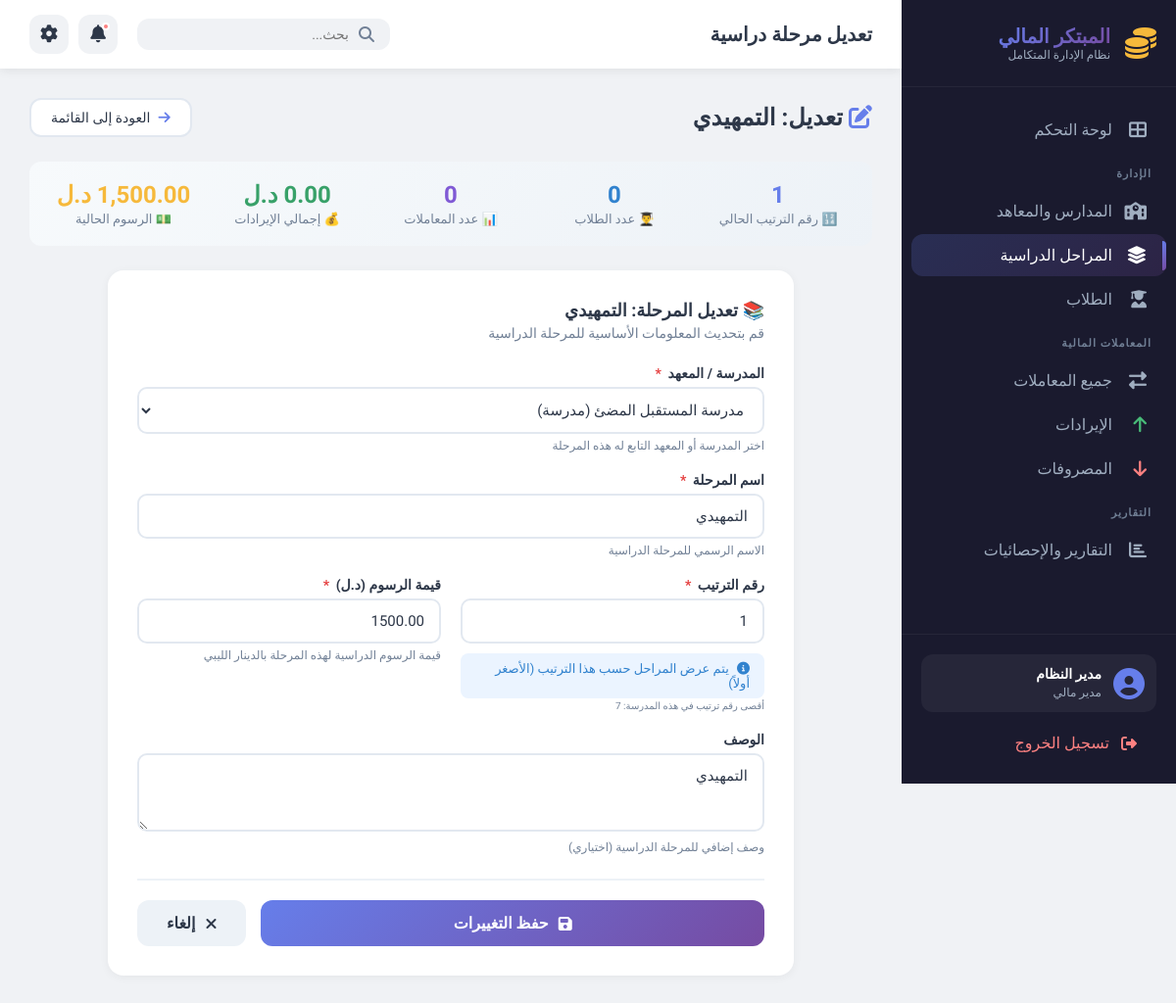
/modules/stages/edit.php?id=10, run on the app's committed database.
### tables this page shows
CREATE TABLE `stages` (
  `id` int(11) NOT NULL,
  `school_id` int(11) DEFAULT NULL,
  `name` varchar(50) NOT NULL,
  `order_number` int(11) DEFAULT 0,
  `fee_amount` decimal(10,2) NOT NULL DEFAULT 0.00,
  `description` text DEFAULT NULL,
  `created_at` timestamp NOT NULL DEFAULT current_timestamp()
);

CREATE TABLE `schools` (
  `id` int(11) NOT NULL,
  `name` varchar(100) NOT NULL,
  `type` enum('school','institute') NOT NULL,
  `address` text DEFAULT NULL,
  `phone` varchar(20) DEFAULT NULL,
  `email` varchar(100) DEFAULT NULL,
  `created_at` timestamp NOT NULL DEFAULT current_timestamp()
);

### includes/functions.php (called while the page is built, shortened)
<?php
function formatLibyanCurrency($amount) {
    $amount = floatval($amount);
    return number_format($amount, 2, '.', ',') . ' د.ل';
}
function currencySymbol() {
    return 'د.ل';
}
function getSchools() {
    global $pdo;
    $stmt = $pdo->query("SELECT * FROM schools ORDER BY name");
    return $stmt->fetchAll();
}
?>

### modules/stages/edit.php (the view, shortened to what this page needs)
<?php
require_once '../../config/database.php';
require_once '../../includes/functions.php';
$school_id_filter = isset($_SESSION['stages_school_filter']) ? $_SESSION['stages_school_filter'] : null;
$id = (int)$_GET['id'];
$stmt = $pdo->prepare("SELECT s.*, sc.name as school_name FROM stages s
                       JOIN schools sc ON s.school_id = sc.id
                       WHERE s.id = ?");
$stmt->execute([$id]);
$stage = $stmt->fetch();
$schools = getSchools();
$stmt = $pdo->prepare("SELECT COUNT(*) FROM students WHERE current_stage_id = ?");
$stmt->execute([$id]);
$student_count = $stmt->fetchColumn();
$stmt = $pdo->prepare("SELECT COUNT(*) FROM transactions WHERE stage_id = ?");
$stmt->execute([$id]);
$transaction_count = $stmt->fetchColumn();
$stmt = $pdo->prepare("SELECT SUM(amount) FROM transactions WHERE stage_id = ? AND type = 'income' AND status = 'paid'");
$stmt->execute([$id]);
$total_income = $stmt->fetchColumn() ?: 0;
$stmt = $pdo->prepare("SELECT MAX(order_number) FROM stages WHERE school_id = ?");
$stmt->execute([$stage['school_id']]);
$max_order = $stmt->fetchColumn() ?: 0;
$current_order = $stage['order_number'] ?? 0;
?>
<!DOCTYPE html>
<html lang="ar" dir="rtl">
<head>
    <link rel="stylesheet" href="../../assets/css/dashboard.css">
    <link rel="stylesheet" href="https://cdnjs.cloudflare.com/ajax/libs/font-awesome/6.5.0/css/all.min.css">
</head>
<body>
    <div class="dashboard-wrapper">
        <aside class="sidebar">
            <div class="sidebar-header">
                <div class="logo-container">
                    <i class="fas fa-coins logo-icon"></i>
                    <div class="logo-text">
                        <h2>المبتكر المالي</h2>
                        <span>نظام الإدارة المتكامل</span>
                    </div>
                </div>
            </div>
            <nav class="sidebar-nav">
                <ul>
                    <li class="nav-item">
                        <a href="../../index.php">
                            <i class="fas fa-th-large"></i>
                            <span>لوحة التحكم</span>
                        </a>
                    </li>
                    <li class="nav-section">الإدارة</li>
                    <li class="nav-item">
                        <a href="../schools/index.php">
                            <i class="fas fa-school"></i>
                            <span>المدارس والمعاهد</span>
                        </a>
                    </li>
                    <li class="nav-item active">
                        <a href="index.php<?php echo $school_id_filter ? '?school_id=' . $school_id_filter : ''; ?>">
                            <i class="fas fa-layer-group"></i>
                            <span>المراحل الدراسية</span>
                        </a>
                    </li>
                    <li class="nav-item">
                        <a href="../students/index.php<?php echo $school_id_filter ? '?school_id=' . $school_id_filter : ''; ?>">
                            <i class="fas fa-user-graduate"></i>
                            <span>الطلاب</span>
                        </a>
                    </li>
                    <li class="nav-section">المعاملات المالية</li>
                    <li class="nav-item">
                        <a href="../transactions/index.php">
                            <i class="fas fa-exchange-alt"></i>
                            <span>جميع المعاملات</span>
                        </a>
                    </li>
                    <li class="nav-item">
                        <a href="../transactions/income.php">
                            <i class="fas fa-arrow-up text-success"></i>
                            <span>الإيرادات</span>
                        </a>
                    </li>
                    <li class="nav-item">
                        <a href="../transactions/expense.php">
                            <i class="fas fa-arrow-down text-danger"></i>
                            <span>المصروفات</span>
                        </a>
                    </li>
                    <li class="nav-section">التقارير</li>
                    <li class="nav-item">
                        <a href="../reports/index.php">
                            <i class="fas fa-chart-bar"></i>
                            <span>التقارير والإحصائيات</span>
                        </a>
                    </li>
                </ul>
            </nav>
            <div class="sidebar-footer">
                <div class="user-info">
                    <i class="fas fa-user-circle"></i>
                    <div>
                        <span class="user-name">مدير النظام</span>
                        <span class="user-role">مدير مالي</span>
                    </div>
                </div>
                <a href="#" class="logout-btn">
                    <i class="fas fa-sign-out-alt"></i>
                    <span>تسجيل الخروج</span>
                </a>
            </div>
        </aside>
        <main class="main-content">
            <header class="top-header">
                <div class="header-left">
                    <h1>تعديل مرحلة دراسية</h1>
                </div>
                <div class="header-right">
                    <div class="search-box">
                        <i class="fas fa-search"></i>
                        <input type="text" placeholder="بحث..." id="searchInput">
                    </div>
                    <div class="header-actions">
                        <button class="icon-btn" title="الإشعارات">
                            <i class="fas fa-bell"></i>
                            <span class="notification-dot"></span>
                        </button>
                        <button class="icon-btn" title="الإعدادات">
                            <i class="fas fa-cog"></i>
                        </button>
                    </div>
                </div>
            </header>
            <div class="content-area">
                <div class="page-header">
                    <h2>
                        <i class="fas fa-edit" style="color: #667eea;"></i>
                        تعديل: <?php echo htmlspecialchars($stage['name']); ?>
                    </h2>
                    <div class="header-actions">
                        <a href="index.php<?php echo isset($_GET['school_id']) ? '?school_id=' . $_GET['school_id'] : ($school_id_filter ? '?school_id=' . $school_id_filter : ''); ?>" class="btn-back">
                            <i class="fas fa-arrow-right"></i>
                            العودة إلى القائمة
                        </a>
                    </div>
                </div>
                <div class="stage-info-card">
                    <div class="info-item">
                        <span class="number order"><?php echo $current_order; ?></span>
                        <span class="label">🔢 رقم الترتيب الحالي</span>
                    </div>
                    <div class="info-item">
                        <span class="number students"><?php echo $student_count; ?></span>
                        <span class="label">👨‍🎓 عدد الطلاب</span>
                    </div>
                    <div class="info-item">
                        <span class="number transactions"><?php echo $transaction_count; ?></span>
                        <span class="label">📊 عدد المعاملات</span>
                    </div>
                    <div class="info-item">
                        <span class="number income"><?php echo formatLibyanCurrency($total_income); ?></span>
                        <span class="label">💰 إجمالي الإيرادات</span>
                    </div>
                    <div class="info-item">
                        <span class="number fee"><?php echo formatLibyanCurrency($stage['fee_amount']); ?></span>
                        <span class="label">💵 الرسوم الحالية</span>
                    </div>
                </div>
                <div class="form-container">
                    <div class="form-title">
                    </div>
                    <div class="form-subtitle">
                        قم بتحديث المعلومات الأساسية للمرحلة الدراسية
                    </div>
                    <form method="POST" id="editStageForm" onsubmit="return validateForm()">
                        <div class="form-group">
                            <label for="school_id">
                                المدرسة / المعهد
                                <span class="required">*</span>
                            </label>
                            <select id="school_id" name="school_id" required>
                                <?php foreach ($schools as $school): ?>
                                <option value="<?php echo $school['id']; ?>"
                                    <?php echo $stage['school_id'] == $school['id'] ? 'selected' : ''; ?>>
                                    <?php echo htmlspecialchars($school['name']); ?>
                                    (<?php echo $school['type'] == 'school' ? 'مدرسة' : 'معهد'; ?>)
                                </option>
                                <?php endforeach; ?>
                            </select>
                            <div class="help-text">اختر المدرسة أو المعهد التابع له هذه المرحلة</div>
                        </div>
                        <div class="form-group">
                            <label for="name">
                                اسم المرحلة
                                <span class="required">*</span>
                            </label>
                            <input type="text" id="name" name="name"
                                   value="<?php echo htmlspecialchars($stage['name']); ?>"
                                   placeholder="مثال: الصف الأول الابتدائي" required>
                            <div class="help-text">الاسم الرسمي للمرحلة الدراسية</div>
                        </div>
                        <div class="form-row">
                            <div class="form-group">
                                <label for="order_number">
                                    رقم الترتيب
                                    <span class="required">*</span>
                                </label>
                                <input type="number" id="order_number" name="order_number"
                                       value="<?php echo $current_order; ?>"
                                       min="0" step="1" required>
                                <div class="help-text">
                                    <span class="order-hint">
                                        <i class="fas fa-info-circle"></i>
                                        يتم عرض المراحل حسب هذا الترتيب (الأصغر أولاً)
                                    </span>
                                    <br>
                                    <small>أقصى رقم ترتيب في هذه المدرسة: <?php echo $max_order; ?></small>
                                </div>
                            </div>
                            <div class="form-group">
                                <label for="fee_amount">
                                    قيمة الرسوم (<?php echo currencySymbol(); ?>)
                                    <span class="required">*</span>
                                </label>
                                <input type="number" id="fee_amount" name="fee_amount"
                                       value="<?php echo $stage['fee_amount']; ?>"
                                       step="0.01" min="0"
                                       placeholder="0.00" required>
                                <div class="help-text">قيمة الرسوم الدراسية لهذه المرحلة بالدينار الليبي</div>
                            </div>
                        </div>
                        <div class="form-group">
                            <label for="description">الوصف</label>
                            <textarea id="description" name="description"
                                      placeholder="أدخل وصفاً إضافياً للمرحلة (اختياري)"><?php echo htmlspecialchars($stage['description']); ?></textarea>
                            <div class="help-text">وصف إضافي للمرحلة الدراسية (اختياري)</div>
                        </div>
                        <div class="form-actions">
                            <button type="submit" class="btn-submit" id="submitBtn">
                                <i class="fas fa-save"></i>
                                حفظ التغييرات
                            </button>
                            <a href="index.php<?php echo isset($_GET['school_id']) ? '?school_id=' . $_GET['school_id'] : ($school_id_filter ? '?school_id=' . $school_id_filter : ''); ?>" class="btn-cancel">
                                <i class="fas fa-times"></i>
                                إلغاء
                            </a>
                        </div>
                    </form>
                </div>
            </div>
        </main>
    </div>
</body>
</html>

### data on the page
stages: name "التمهيدي", order_number "1", fee_amount "1,500.00 د.ل", school_id "مدرسة المستقبل المضئ (مدرسة)", fee_amount "1500.00", description "التمهيدي"

### other printed values
$student_count "0"
$transaction_count "0"
formatLibyanCurrency($total_income) "0.00 د.ل"
$max_order "7"
currencySymbol() "د.ل"
